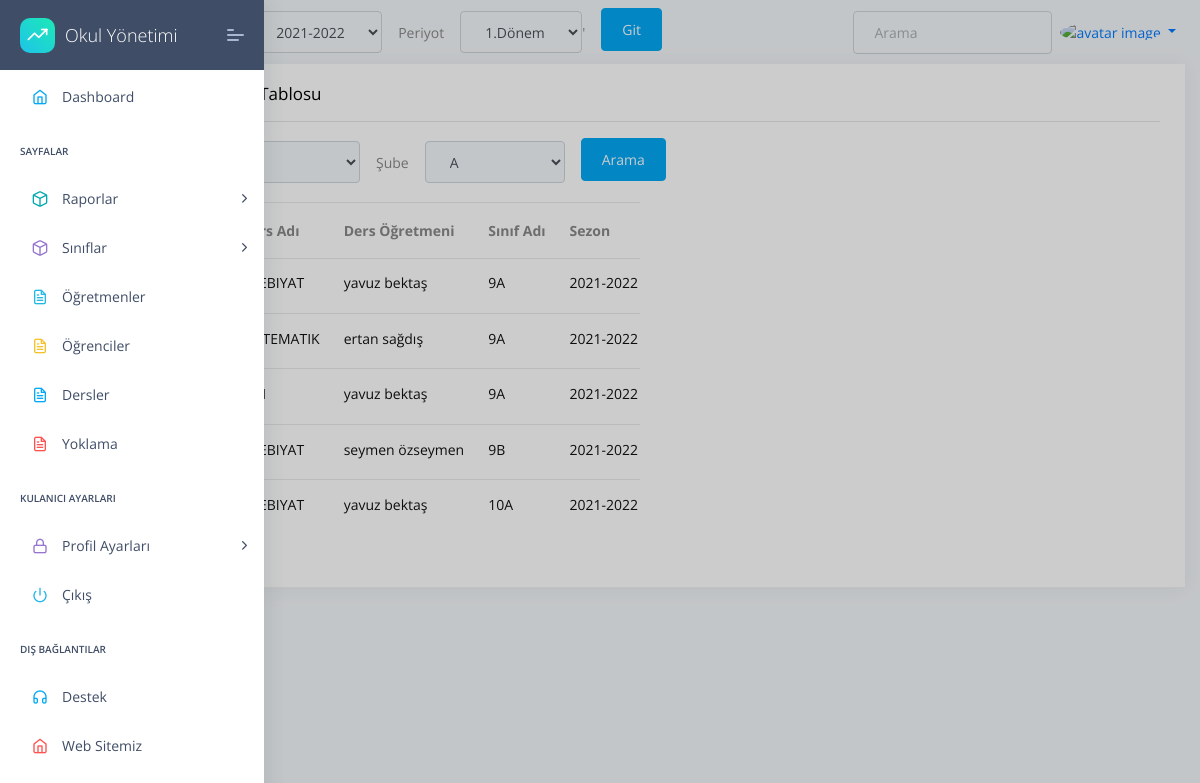
The page /lessons/lessons/list/ on the database as committed earlier.
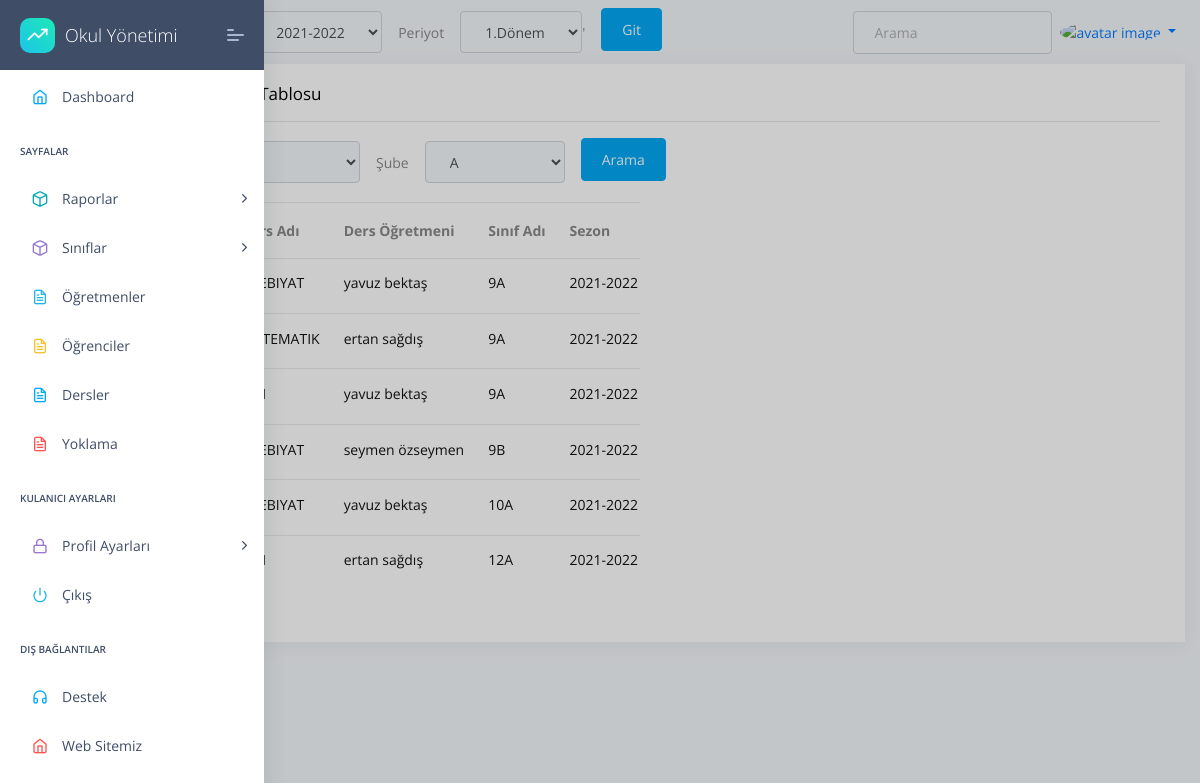
The same page on the database as committed later.
### apps/lessons/models.py (models this page shows, shortened)
class LessonClassList(models.Model):
    className= models.ForeignKey(StudentList,unique=False, related_name='lesson_classname', on_delete=models.CASCADE)
    lesson=models.ForeignKey(Lesson, related_name='lesson_lesson', on_delete=models.CASCADE)
    teacher=models.ForeignKey(Profil,blank=True, related_name='lesson_profil', on_delete=models.CASCADE)
    def __str__(self):
      return str(self.className)

class Lesson(models.Model):
    name=models.CharField(max_length=30)
    code=models.CharField(max_length=5)

### apps/home/models.py (models this page shows, shortened)
class Profil(models.Model):
    user=models.OneToOneField(User,on_delete=models.CASCADE,related_name="user")
    TC=models.CharField(max_length=11,unique=True,validators=[validateEven],blank=True,null=True)# regex eklenecek, validasyon yapilacak
    image=models.ImageField(upload_to=upload_location,blank=True,null=True,default='images/person.png')
    job=models.ForeignKey(JobsTable,on_delete=models.CASCADE,unique=False,blank=True,null=True)
    phone=models.CharField(validators=[validatePhone], max_length=17, blank=True,default="05",null=True,unique=False) # regex eklenecek, validasyon yapilacak
    adress=models.TextField(max_length=100,unique=False,blank=True,null=True)
    isWorking=models.BooleanField(default=True,unique=False,blank=True,null=True)
    HESCode=models.CharField(max_length=12,unique=True,validators=[validateHesCode],blank=True,null=True)
    birthdate=models.DateField(("Doğum Tarihiniz"), auto_now=False, auto_now_add=False,unique=False,blank=True,null=True)
    sexualChoice=(('Kız','Kız'),
              ('Erkek','Erkek'),
              ('Diger','Diğer'),
    )
    gender=CharField(max_length=10 ,choices=sexualChoice,unique=False,blank=True,null=True)

class Session(models.Model):
    session=models.CharField(max_length=10,default="2021-2022",unique=True)
    active=models.BooleanField(default=False)
    def __str__(self):
      return self.session

### apps/student/models.py (models this page shows)
class StudentList(models.Model):
    className=models.ForeignKey(Classes,on_delete=models.CASCADE)
    session=models.ForeignKey(Session,on_delete=models.CASCADE)
    periods=models.ForeignKey(Period,on_delete=models.CASCADE)
    students=models.ManyToManyField(Student,blank=True)
    mainteacher=models.ForeignKey(Profil,on_delete=models.CASCADE,blank=True,null=True,verbose_name="Sınıf Öğretmeni",related_name='teacher')
    seating_arrangement=models.CharField(max_length=10000,default=" / / / / / / / / / / / / / / / / / / / / / / / ")
    class Meta:
        ordering = ('className',"session","periods",)
    def __str__(self):
        return  str(self.session.session)+' '+self.periods.period +' '+str(self.className.level.level)+self.className.className.name

### apps/classes/models.py (models this page shows)
class Classes(models.Model):
    className=models.ForeignKey(ClassNames,on_delete=models.CASCADE,default="")
    level=models.ForeignKey(ClassLevels,on_delete=models.CASCADE)
    def __str__(self):
        return self.level.level+self.className.name

class ClassLevels(models.Model):
    level=models.CharField(default="9",max_length=2,unique=True)
    def __str__(self):
        return self.level

class ClassNames(models.Model):
    name=models.CharField(default="A",max_length=1,unique=True)
    class Meta:
        ordering = ('name',)
    def __str__(self):
        return self.name

### apps/lessons/views.py (the view)
# urls.py: path('lessons/list/', views.LessonClassListList.as_view()  ,name='LessonClassListList'),
class LessonClassListList(ListView):
    model=LessonClassList
    template_name="lesson/lesson-list.html"
    def get_context_data(self, **kwargs):
        context = super().get_context_data(**kwargs)
        context['classLevels']=ClassLevels.objects.all()
        context['sessions']=Session.objects.all()
        context['periods']=Period.objects.all()
        context['classNames']=ClassNames.objects.all()
        context['all_class_levels']=all_class_levels
        return context
    def get_queryset(self):
        queryset = {"lessonClassList": LessonClassList.objects.all()}
        sessionUpdate(self.request)
        session=Session.objects.get(active=True)
        period=Period.objects.get(active=True)
        className = self.request.GET.get("className")
        classLevel = self.request.GET.get("classLevel")
        query={}
        if className!="0" and className!=None:
            query['className__className__className__name__contains']=className
        else:
            query['className__className__className__name__contains']=""
        if classLevel!="0" and classLevel!=None:
            query['className__className__level__level__contains']=classLevel
        else:
            query['className__className__level__level__contains']=""
        query["className__session__session__contains"]=session
        query["className__periods__period__contains"]=period
        queryset = {"lessonClassList": LessonClassList.objects.filter(**query)}
        print(LessonClassList.objects.filter(**query))
        return queryset

### apps/attendance/views.py (called while the page is built)
def sessionUpdate(request):
    if request.GET.get("sessionID"):
        try:
            oldSession = Session.objects.get(active=1)
            oldSession.active=False
            oldSession.save()
        except:
            pass
        newSession=request.GET.get("sessionID")
        print("Yeni sezon : ",newSession)
        newSession = Session.objects.get(session=newSession)
        newSession.active=True
        newSession.save()
    if request.GET.get("periodID"):
        try:
            oldPeriod = Period.objects.get(active=1)
            oldPeriod.active=False
            oldPeriod.save()
        except:
            pass
        newPeriod =request.GET.get("periodID")
        print("Yeni Period  : ",newPeriod )
        newPeriod  = Period.objects.get(period=newPeriod )
        newPeriod.active=True
        newPeriod.save()

### apps/home/models.py (called while the page is built)
    def __str__(self):
      return self.period

### apps/templates/lesson/lesson-list.html (shortened to what this page needs)
{% extends "layouts/base.html" %}
{% block content %}
<div class="col-xl-12 col-md-6">
    <div class="card ">
        <div class="card-header">
            <h5>Mevcut Derslerin Tablosu</h5>
            <hr>
            {% include 'lesson/filter.html' %}
        </div>
        <div class="card-block px-0 py-3 col-md-6">
            <div class="table-responsive">
                <table class="table table-hover">
                    <thead>
                        <tr>
                            <th scope="col">Dersin Kodu</th>
                            <th scope="col">Ders Adı</th>
                            <th scope="col">Ders Öğretmeni</th>
                            <th scope="col">Sınıf Adı</th>
                            <th scope="col">Sezon</th>
                        </tr>
                    </thead>
                    <tbody>
                        {% for studentlist in object_list.lessonClassList %}
                        <tr class="unread">
                            <td title="Ders Kodu">
                                <h6 class="mb-1">{{studentlist.lesson.code}} </h6>
                            </td>
                            <td title="Ders Adı">
                                <h6 class="mb-1">{{studentlist.lesson.name}} </h6>
                            </td>
                            <td title="Öğretmen">
                                <h6 class="mb-1">{{studentlist.teacher.user.first_name}}  {{studentlist.teacher.user.last_name}}</h6>
                            </td>
                            <td title="Sınıf">
                                <h6 class="mb-1">{{studentlist.className.className}} </h6>
                            </td>
                            <td title="Sezon">
                                <h6 class="mb-1">{{studentlist.className.session}} </h6>
                            </td>
                        </tr>
                        {% endfor %}
                    </tbody>
                </table>
            </div>
        </div>
    </div>
</div>
{% endblock content %}

Rows that differ between the two databases and show on the page:
added LessonClassList: teacher.user.first_name "ertan", teacher.user.last_name "sağdış", className.className "12A", className.session "2021-2022"
